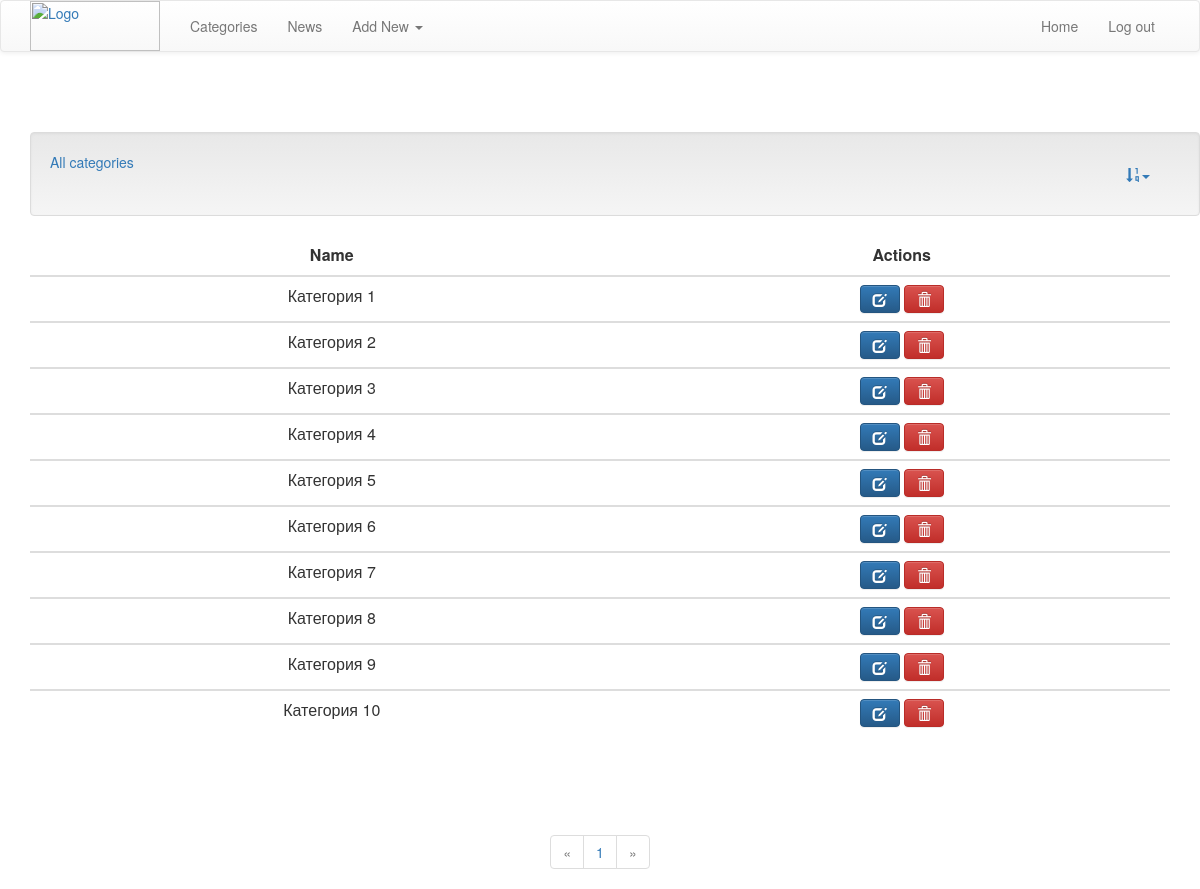
Screenshot of /admin/categories/index.php with the database file from the repository.
### tables this page shows
CREATE TABLE IF NOT EXISTS `categories` (
  `cat_id` int(20) NOT NULL AUTO_INCREMENT,
  `cat_name` varchar(20) NOT NULL,
  PRIMARY KEY (`cat_id`)
);

### admin/includes/db_holder.php (called while the page is built, shortened)
<?php
function selectAllCategories($conn) {
    $sql = <<< STR
         SELECT *
         FROM categories;
STR;
    $sth = $conn->prepare($sql);
    $sth->execute();
    return $sth->fetchAll();
}
function selectCatByPage($conn, $start, $per_page) {
    $sql = <<< STR
        SELECT *
        FROM categories
        LIMIT {$start}, {$per_page} ;
STR;
    $sth = $conn->prepare($sql);
    $sth->execute();
    return $sth->fetchAll();
}
function countCats($conn) {
    $sql = <<< STR
         SELECT
         COUNT(cat_id)
         FROM categories;
STR;
    $sth = $conn->prepare($sql);
    $sth->execute();
    return $sth->fetchAll();
}

### admin/includes/functions.php (called while the page is built, shortened)
<?php
function checkUrl($url) {
    if (strstr($_SERVER['PHP_SELF'], $url)) {
        return true;
    } else {
        return false;
    }
}

### admin/categories/index.php (the view, shortened to what this page needs)
<?php
require_once '../includes/db_holder.php';
require_once '../includes/functions.php';
require '../includes/head.php';
require '../includes/header.php';
if(selectAllCategories($con)==null):?>
    <h1 class="alert-warning">They are no s</h1>
<?php else:?>
    <?php
    $per_page = 20;
    $all_categories = countCats($con)[0]["COUNT(cat_id)"];
    $show_page = $_GET['page'];
    $start = ($show_page - 1) * $per_page;
    $total_pages = ceil($all_categories / $per_page);
    ?>
   <div class="container well">
        <div class="navbar-header">
            <a class="navbar-category" href="index.php">All categories</a>
        </div>
        <div class="navbar-collapse collapse navbar-right">
            <ul class="nav navbar-nav">
                <li class="dropdown">
                    <a href="#" class="dropdown-toggle" data-toggle="dropdown"><span class="glyphicon glyphicon-sort-by-order"></span><b class="caret"></b></a>
                </li>
            </ul>
        </div>
    </div>
<table id="table" class="table table-hover">
    <thead>
    <th>Name</th>
   <th>Actions</th>
</thead>
<?php foreach (selectCatByPage($con, $start, $per_page) as $category) : ?>
  <tbody>
    <td><?= $category['cat_name']; ?></td>
    <td>
        <a class="btn btn-primary actions" href="http://<?php echo $_SERVER['HTTP_HOST'];?>/TeamFlorence-master/admin/categories/edit.php?id=<?=$category['cat_id'] ?>"> <span class="glyphicon glyphicon-edit"></span></a>
        <a class="btn btn-danger actions delete" href="http://<?php echo $_SERVER['HTTP_HOST'];?>/TeamFlorence-master/admin/categories/delete.php?id=<?=$category['cat_id'] ?>"> <span class="glyphicon glyphicon-trash"></span></a>
    </td>
<?php endforeach; ?>
 </tbody>
</table>
</div>
<?php endif;?>
<?php require '../includes/footer.php'; ?>

### admin/includes/head.php (shortened to what this page needs)
<html>
    <head>
        <link href="../../styles/css.css" rel="stylesheet" media="screen">
        <link rel="stylesheet" href="https://maxcdn.bootstrapcdn.com/bootstrap/3.3.4/css/bootstrap.min.css">
        <link rel="stylesheet" href="https://maxcdn.bootstrapcdn.com/bootstrap/3.3.4/css/bootstrap-theme.min.css">
        <link href="../../styles/form.css" rel="stylesheet" media="screen">
    </head>

### admin/includes/header.php (shortened to what this page needs)
<body>
<div class="navbar navbar-default navbar-static-top-top" role="navigation">
        <div class="container">
            <div class="navbar-header">
                <a class="navbar-category"><img class="logo" src="" alt="Logo"></a>
            </div>
            <div class="navbar-collapse collapse">
                <ul class="nav navbar-nav">
                    <li <?php  ?> ><a href="http://<?php echo $_SERVER['HTTP_HOST'];?>/TeamFlorence-master/admin/categories/index.php">Categories</a></li>
                  <li <?php  ?> ><a href="http://<?php echo $_SERVER['HTTP_HOST'];?>/TeamFlorence-master/admin/news/index.php">News</a></li>
                    <li class="dropdown">
                        <a href="#" class="dropdown-toggle" data-toggle="dropdown">Add New <b class="caret"></b></a>
                    </li>
                </ul>
                <ul class="nav navbar-nav navbar-right">
                    <li><a href="http://<?php echo $_SERVER['HTTP_HOST'];?>/TeamFlorence-master/index.php">Home</a></li>
                    <li><a href=http://<?php echo $_SERVER['HTTP_HOST'];?>/TeamFlorence-master/user/logout.php>Log out</a></li>
                </ul>
            </div>
        </div>
    </div>
    <div class="container">

### admin/includes/footer.php (shortened to what this page needs)
<?php if (checkUrl('news/index.php') || checkUrl('categories/index.php') || checkUrl('users/index.php') || checkUrl('albums/index.php')): ?>
    <?php require_once '../includes/pagination.php'; ?>
<?php endif; ?>
</body>
</html>

### admin/includes/pagination.php
<div class="container text-center" id="pagination">
        <ul class="pagination">
            <?php if ($_GET['page'] > 1): ?>
                <li><a href="?page=<?= $_GET['page'] - 1; ?>&perPage=<?= $per_page; ?>">&laquo;</a></li>
            <?php else: ?>
                <li class="disabled"><a>&laquo;</a></li>
            <?php endif ?>
            <?php for ($i = 1; $i < $total_pages + 1; $i++): ?>
                <li><a href="?page=<?= $i; ?>&perPage=<?= $per_page; ?>"><?= $i ?></a></li>
            <?php endfor; ?>
            <?php if ($_GET['page'] != $total_pages): ?>
                <li><a href="?page=<?= $_GET['page'] + 1; ?>&perPage=<?= $per_page; ?>">&raquo;</a></li>
            <?php else: ?>
                <li class="disabled"><a>&raquo;</a></li>
                <?php endif; ?>
        </ul>
    </div>

### styles/css.css (style rules this page uses)
html { position: relative; min-height: 100%; }
body { margin-bottom: 60px; }
body > .container { padding: 60px 15px 0; }
.actions { margin-top:auto !important; }
table td,tr,th,tbody,thead { text-align: center !important; }
#pagination { margin-bottom: 0px !important; }
.logo { width: 130px; height: 50px; }
.navbar-category { padding: 0!important; padding-right:15px !important; }

### rows the page displays
categories: cat_name "Категория 1"
categories: cat_name "Категория 2"
categories: cat_name "Категория 3"
categories: cat_name "Категория 4"
categories: cat_name "Категория 5"
categories: cat_name "Категория 6"
categories: cat_name "Категория 7"
categories: cat_name "Категория 8"
categories: cat_name "Категория 9"
categories: cat_name "Категория 10"
